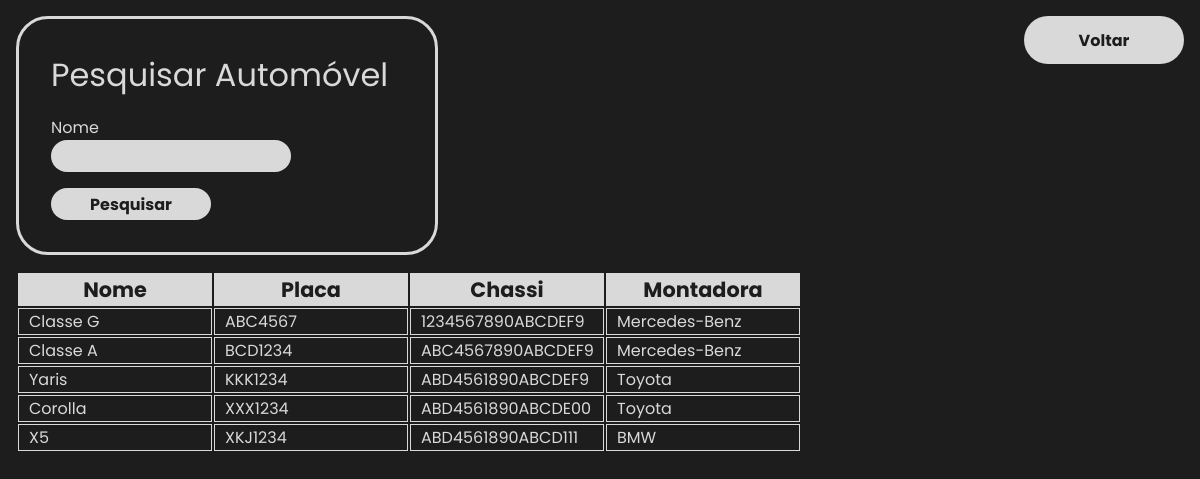
The page /view/listar_automoveis.php on the database its author committed.
### tables this page shows
CREATE TABLE if NOT EXISTS automoveis(
	codigo INT PRIMARY KEY AUTO_INCREMENT,
	nome VARCHAR(155),
	placa CHAR(7) UNIQUE,
	chassi CHAR(17) UNIQUE,
	
	montadora INT
);

CREATE TABLE if NOT EXISTS montadora(
	codigo INT PRIMARY KEY AUTO_INCREMENT,
	nome VARCHAR(155)
);

### database/database_controller.php (called while the page is built, shortened)
<?php
class DatabaseController
{
  public static function close(PDO &$connection)
  {
    $connection = null;
    return $connection;
  }
}

### database/database_functions.php (the view, shortened to what this page needs)
<?php
include_once '../database/database_controller.php';
class DatabaseFunctions
{
  public static function listAutomoveis()
  {
    try {
      $connection = DatabaseController::connect();
      $script = "
        SELECT automoveis.nome, automoveis.placa, automoveis.chassi, montadora.nome as 'montadora'
        FROM automoveis INNER JOIN montadora
        WHERE automoveis.montadora = montadora.codigo;
      ";
      $query = $connection->prepare($script);
      $query->execute();
      $table = "
        <table>
          <tr>
            <th class='table-th'>Nome</th>
            <th class='table-th'>Placa</th>
            <th class='table-th'>Chassi</th>
            <th class='table-th'>Montadora</th>
          </tr>";
      while ($row = $query->fetch()) {
        $table .= "
        <tr>
          <td class='table-td'>$row[nome]</td>
          <td class='table-td'>$row[placa]</td>
          <td class='table-td'>$row[chassi]</td>
          <td class='table-td'>$row[montadora]</td>
        </tr>
        ";
      }
      $table .= "</table>";
      return $table;
    } catch (Exception $exc) {
      return
        '<h1>Ocorreu um erro ao listar os automóveis. Informe ao administrador.</h1>' .
        '<p>' . $exc->getMessage() . '</p>';
    } finally {
      DatabaseController::close($connection);
    }
  }
}

### view/listar_automoveis.php (shortened to what this page needs)
<?php
include_once '../database/database_functions.php';
if (isset($_GET['automovel_nome'])) {
  $html = DatabaseFunctions::searchAutomovel($_GET['automovel_nome']);
} else {
  $html = DatabaseFunctions::listAutomoveis();
}
?>
<!DOCTYPE html>
<html lang="pt-BR">
<head>
  <link rel="stylesheet" href="../css/style.css">
</head>
<body>
  <main id="main-listar">
    <button id="btn-voltar" onclick="location.href=`index.php`">Voltar</button>
    <form id="form-pesquisar" action="listar_automoveis.php" method="GET">
      <p>Pesquisar Automóvel</p>
      <label for="automovel_nome">
        Nome <br />
        <input id="nome" type="text" name="automovel_nome" id="automovel_nome">
      </label>
      <br />
      <input id="btn-pesquisar" type="submit" value="Pesquisar">
    </form>
    <?= $html ?>
  </main>
</body>
</html>

### css/style.css (style rules this page uses)
* { margin: 0.0; padding: 0.0; font-family: 'Poppins'; }
:root { --red: #e05252; --black: #1d1d1d; --white: #d9d9d9; }
html, body { background-color: var(--black); color: var(--white); }
#main-listar { width: 100%; }
#btn-voltar { margin-right: 1rem; position: absolute; right: 0; height: 3rem; width: 10rem; background-color: var(--white); color: var(--black); font-weight: 700; font-size: 1em; border: none; border-radius: 2rem; transition: all .2s ease; }
#form-pesquisar { margin-left: 1rem; margin-top: 1rem; border: solid var(--white) 3px; border-radius: 2rem; width: 22rem; padding: 2rem; }
#form-pesquisar p { font-size: 2em; margin-bottom: 1rem; }
#form-pesquisar #nome { height: 2rem; width: 15rem; background-color: var(--white); color: var(--black); font-weight: 700; font-size: 1em; text-indent: 10px; border: none; border-radius: 2rem; margin-bottom: 0.5rem; }
#form-pesquisar #btn-pesquisar { margin-top: 0.5rem; height: 2rem; width: 10rem; background-color: var(--white); color: var(--black); font-weight: 700; font-size: 1em; border: none; border-radius: 2rem; transition: all .2s ease; }
table { margin-left: 1rem; margin-top: 1rem; }
.table-th { width: 12rem; border: 1px solid var(--white); background-color: var(--white); color: var(--black); font-weight: 700; font-size: 1.3em; }
.table-td { border: 1px solid var(--white); text-indent: 10px; }

### rows shown on the page
automoveis: nome "Classe G", placa "ABC4567", chassi "1234567890ABCDEF9", montadora.nome "Mercedes-Benz"
automoveis: nome "Classe A", placa "BCD1234", chassi "ABC4567890ABCDEF9", montadora.nome "Mercedes-Benz"
automoveis: nome "Yaris", placa "KKK1234", chassi "ABD4561890ABCDEF9", montadora.nome "Toyota"
automoveis: nome "Corolla", placa "XXX1234", chassi "ABD4561890ABCDE00", montadora.nome "Toyota"
automoveis: nome "X5", placa "XKJ1234", chassi "ABD4561890ABCD111", montadora.nome "BMW"
